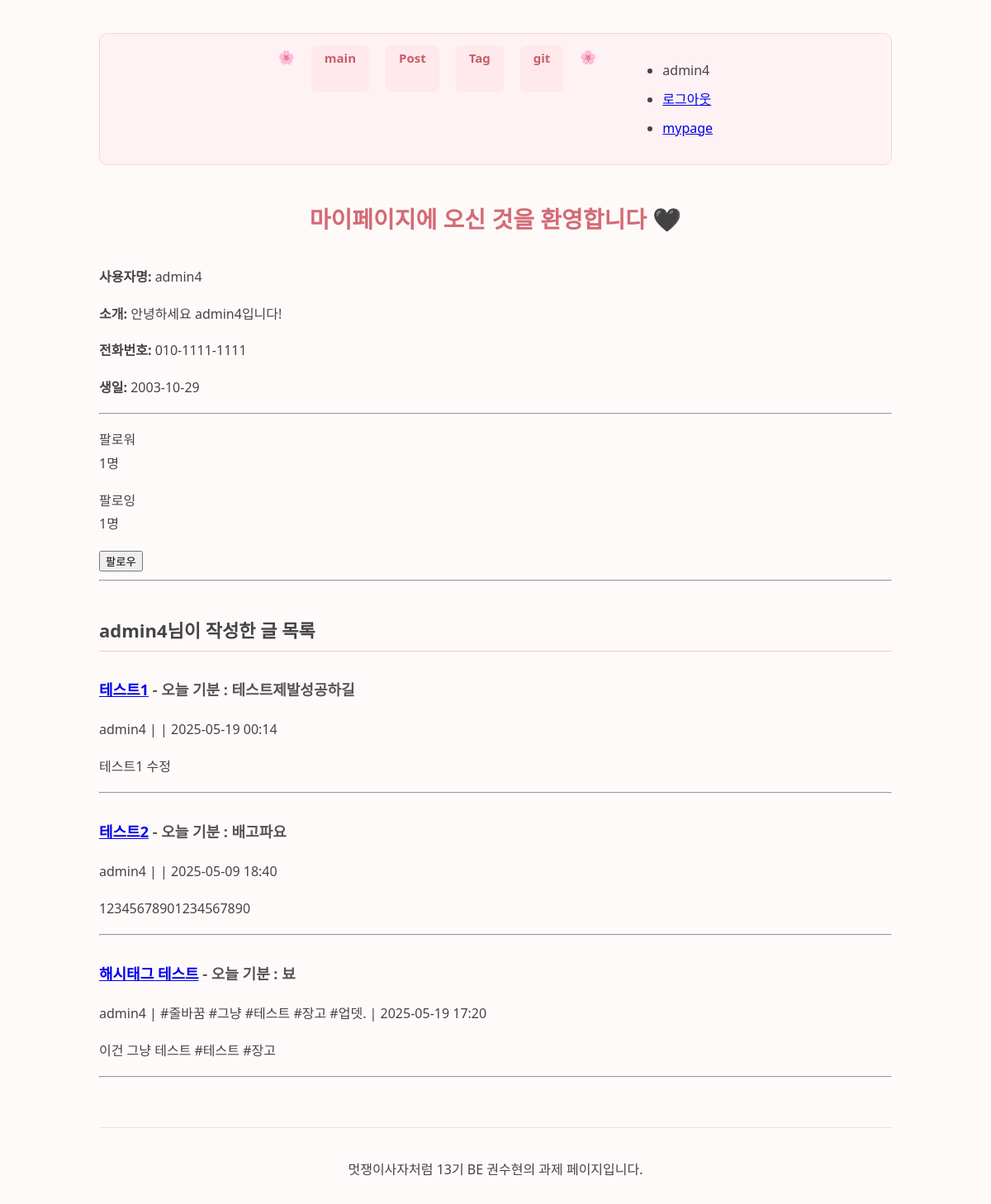
Screenshot of /users/mypage/3 with the database file from the repository.
### accounts/models.py (models this page shows)
class Profile(models.Model) :
     user = models.OneToOneField(User, on_delete=models.CASCADE)
     birth = models.DateField(null=True, blank=True)
     phone_number = models.CharField(max_length=15, null=True, blank=True)
     bio = models.TextField(null=True, blank=True)
     followings = models.ManyToManyField("self", related_name="followers", symmetrical=False)

### main/models.py (models this page shows, shortened)
class Post(models.Model):
     STATUS_CHOICES = [
          ('draft', '임시저장'),
          ('published', '발행'),
          ]
     title = models.CharField(max_length=50)
     writer = models.ForeignKey(User, null = False, blank = False, on_delete=models.CASCADE)
     feeling = models.CharField(max_length=50, blank=True)
     content = models.TextField()
     status = models.CharField(max_length=10, choices=STATUS_CHOICES, default='draft')
     created_at = models.DateTimeField()
     image = models.ImageField(upload_to="post/", blank=True, null=True)
     tags = models.ManyToManyField(Tag, related_name='posts', blank=True)
     like = models.ManyToManyField(User, related_name='likes', blank=True)
     like_count = models.PositiveIntegerField(default=0)
     def summary(self) :
          return self.content[:20]

class Tag(models.Model) :
     name = models.CharField(max_length=30, null=False, blank=False)

### users/views.py (the view)
# urls.py: path('mypage/<int:id>', mypage, name = "mypage"),
def mypage(request, id):
     user=get_object_or_404(User, pk=id)
     user_posts=Post.objects.filter(writer=user)
     context = {
          'user' :user,
          'user_posts' : user_posts,
     }
     return render(request, 'users/mypage.html', context)

### users/templates/users/mypage.html
{% extends 'base.html' %}
{% load static %}
{% block content %}
<h1>마이페이지에 오신 것을 환영합니다 🖤</h1>
<div class="profile-container">
     <div class="profile-info">
          <p><strong>사용자명:</strong> {{ user.username }}</p>
          <p><strong>소개:</strong> {{ user.profile.bio }}</p>
          <p><strong>전화번호:</strong> {{ user.profile.phone_number }}</p>
          <p><strong>생일:</strong> {{ user.profile.birth|date:"Y-m-d" }}</p>
     </div>
</div>
<hr>
<p>팔로워<br>{{ user.profile.followers.count}}명</p>
<p>팔로잉<br>{{ user.profile.followings.count}}명</p>
{% if request.user != user %}
{% if request.user.profile in user.profile.followers.all %}
<a href="{% url 'users:follow' user.id %}">
     <button type="button" class="btn btn-outline-info">언팔로우</button>
</a>
{% else %}
<a href="{% url 'users:follow' user.id %}">
     <button type="button" class="btn btn-info">팔로우</button>
</a>
{% endif %}
{% endif %}
<hr>
<h2>{{ user.username }}님이 작성한 글 목록</h2>
<div class="posts-container">
     {% if user_posts %}
     {% for post in user_posts %}
     <div class="post-item">
          <h3><a href="{% url 'main:detail' post.id %}">{{ post.title }}</a> - 오늘 기분 : {{ post.feeling }}</h3>
          <p>{{ post.writer }} | {% for tag in post.tags.all %}#{{ tag.name }}
               {% endfor %} | {{ post.created_at|date:"Y-m-d H:i" }}
          </p>
          <p>{{ post.summary }}</p>
          <hr>
     </div>
     {% endfor %}
     {% else %}
     <p>아직 작성한 글이 없습니다.</p>
     {% endif %}
</div>
{% endblock %}

### project/templates/shared/_navbar.html
<nav class="navbar-container">
     🌸
     <a class="navbar-link" href="{% url 'main:mainpage' %}">main</a>
     <a class="navbar-link" href="{% url 'main:secondpage' %}">Post</a>
     <a class="navbar-link" href="{% url 'main:tag-list' %}">Tag</a>
     <a class="navbar-link" href="https://github.com/lo2q">git</a>
     🌸
     <div class="nav-right">
          {% if user.is_authenticated %}
          <ul class="nav-link-account">
               <li class="nav-link-user">{{user.username}}</li>
               <li><a href="{% url 'accounts:logout' %}">로그아웃</a></li>
               <li><a href="{% url 'users:mypage' request.user.id %}">mypage</a></li>
          </ul>
          {% else %}
          <ul class="nav=link-account">
               <li><a href="{% url 'accounts:login' %}">로그인</a></li>
               <li><a href="{% url 'accounts:signup' %}">signup</a></li>
          </ul>
          {% endif %}
     </div>
</nav>

### project/static/CSS/project.css (style rules this page uses)
body { font-family: 'Segoe UI', 'Apple SD Gothic Neo', Arial, sans-serif; margin: 40px auto; max-width: 960px; background-color: #fffafa; color: #333; line-height: 1.8; padding: 0 20px; }
h1 { font-size: 28px; margin-bottom: 30px; text-align: center; color: #d36b75;x padding-bottom: 8px; }
h2 { font-size: 22px; margin-top: 40px; margin-bottom: 15px; border-bottom: 1px solid #f3c6cc; padding-bottom: 4px; color: #444; }
h3 { font-size: 18px; margin-top: 30px; color: #555; }
p, ul, ol { font-size: 16px; color: #444; }
ul li, ol li { margin-left: 20px; margin-bottom: 6px; }
nav.navbar-container { background-color: #fff2f4; border: 1px solid #f0d6d8; border-radius: 10px; padding: 14px 20px; margin-bottom: 40px; display: flex; justify-content: center; gap: 20px; flex-wrap: wrap; }
.navbar-link { display: inline-block; font-size: 15px; font-weight: 600; color: #c85d67; text-decoration: none; padding: 8px 16px; border-radius: 6px; background-color: #ffe9ec; transition: background-color 0.3s ease, color 0.3s ease; line-height: 1; height: 40px; vertical-align: middle; }

### rows the page displays
Post: title "테스트1", feeling "테스트제발성공하길", writer "admin4", created_at "2025-05-19 00:14", summary "테스트1 수정"
Post: title "테스트2", feeling "배고파요", writer "admin4", created_at "2025-05-09 18:40", summary "12345678901234567890"
Post: title "해시태그 테스트", feeling "뵤", writer "admin4", created_at "2025-05-19 17:20", summary "이건 그냥 테스트 #테스트 #장고"
Tag: name "줄바꿈"
Tag: name "그냥"
Tag: name "테스트"
Tag: name "장고"
Tag: name "업뎃."

### other values shown
{{ user.username }} "admin4"
{{ user.profile.bio }} "안녕하세요 admin4입니다!"
{{ user.profile.phone_number }} "010-1111-1111"
{{ user.profile.birth|date:"Y-m-d" }} "2003-10-29"
{{ user.profile.followers.count }} "1"
{{ user.profile.followings.count }} "1"
